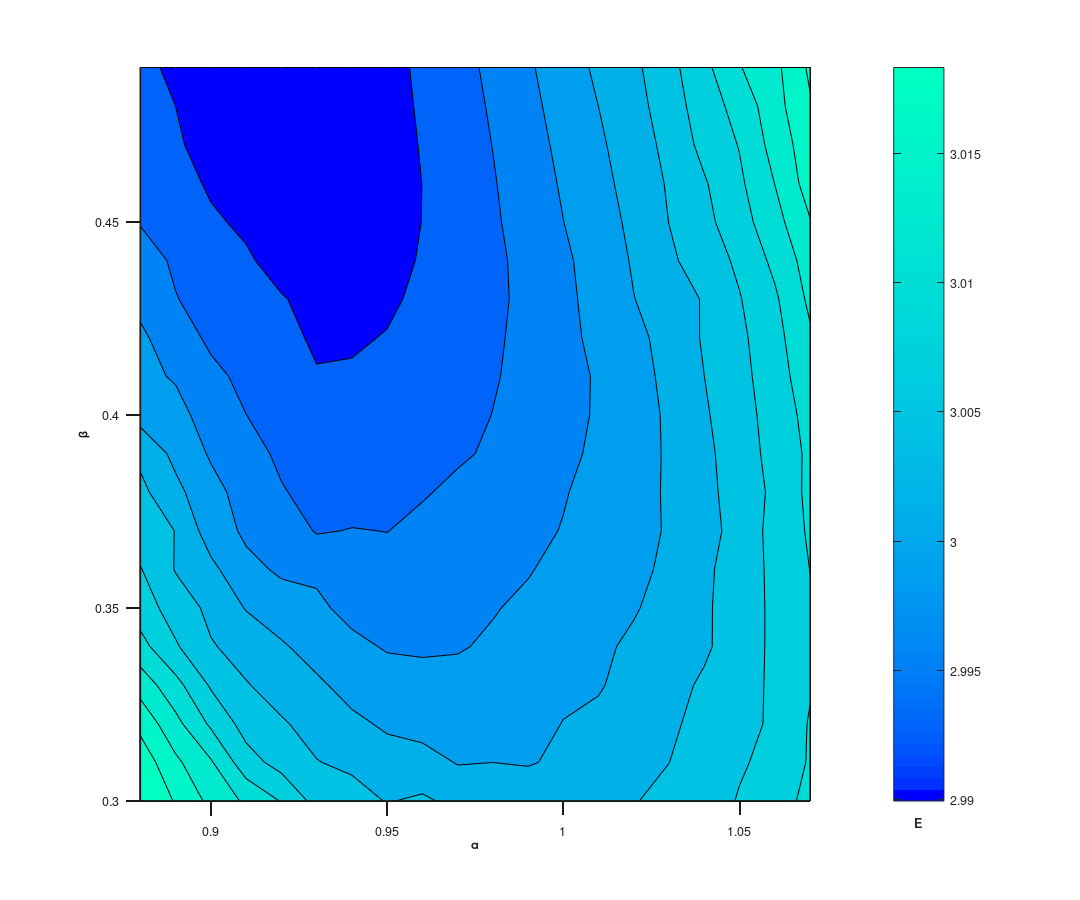

Recreate this plot in MATLAB. (Note: this script raises an error after producing the figure.)
%% Loading dataset.
clear
clc
% Adding plotting paths for myaa
addpath('C:\Users\zigg\Dropbox\Matlab\myaa')
addpath('M:\Dropbox\Matlab\myaa')
addpath('/mn/felt/u9/sigve/Dropbox/Matlab/myaa')

% Importing data
imported_data = importdata('VMC_prf.dat'); 
%%
% Storing imported data in the right structures.
n_particles = imported_data(1, 1);
alpha_steps = imported_data(1, 2);
beta_steps = imported_data(1, 3);
MC_samples = imported_data(1, 4);
E = zeros(alpha_steps, beta_steps);
E_sq = zeros(alpha_steps, beta_steps);
alpha = zeros(alpha_steps, beta_steps);
beta = zeros(alpha_steps, beta_steps);

n = 2;
for i=1:alpha_steps
   for j=1:beta_steps
      alpha(i,j) = imported_data(n, 1);
      beta(i,j) = imported_data(n, 2);
      E(i,j) = imported_data(n, 3);
      E_sq(i,j) = imported_data(n, 4);
      n = n + 1;
   end;
end;

% Plotting contour.
clc
fig =  figure('Color',[1 1 1]);
logoax = axes('Visible','on', 'parent', fig,  'fontsize', 12);
pl = contourf(alpha, beta, E, 10, 'DisplayName','E');

% Making it pretty
colormap('winter');
brighten(0.6)
c = colorbar;

hXLabel = xlabel('\alpha');
hYLabel = ylabel('\beta');
hZLabel = xlabel(c, 'E');

grid off

set( gca                       , ...
    'FontName'   , 'Helvetica' );
set([hXLabel, hYLabel], ...
    'FontName'   , 'AvantGarde');
set([gca]             , ...
    'FontSize'   , 10           );
set([hXLabel, hYLabel, hZLabel]  , ...
    'FontSize'   , 10           , ...
    'FontWeight' , 'bold'      );

set(gca, ...
  'Box'         , 'off'     , ...
  'TickDir'     , 'out'     , ...
  'TickLength'  , [.02 .02] , ...
  'XMinorTick'  , 'off'      , ...
  'YMinorTick'  , 'off'      , ...
  'YGrid'       , 'off'      , ...
  'XColor'      , [.1 .1 .1], ...
  'YColor'      , [.1 .1 .1], ...
  'ZColor'      , [.1 .1 .1], ...
  'LineWidth'   , 1.2         );

set(gcf, 'PaperPosition', [0 0 12 10]); %Position plot at left hand corner with width 5 and height 5.
set(gcf, 'PaperSize', [12 10]); %Set the paper to have width 5 and height 5.
saveas(gcf, 'variational_plot', 'pdf') %Save figure

%%
myaa('publish');
